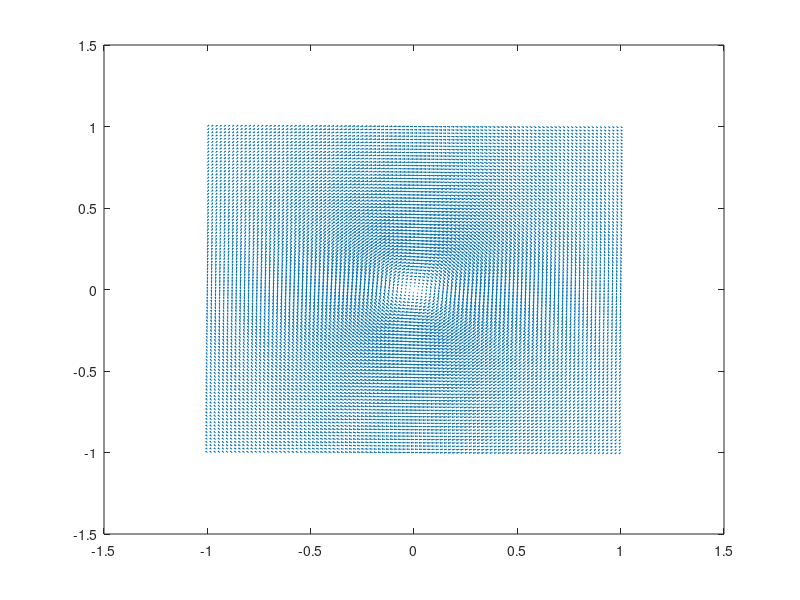

Write MATLAB code to recreate this figure. (Note: this script raises an error after producing the figure.)
% Je sais Laurent, c'est pas optimisé mais c'est un premier code. Soit
% indulgent


%% Petit test pour voir les champs de vitesse

clear all;  
% close all;

x = [-1:0.02:1];
y = [-1:0.02:1];
[xx,yy] = meshgrid(x,y);

% positions_vortices = {[-0.5,-0.5],[-0.5,0.5],[0.5,0.5],[0.5,-0.5]};
% gamma_vortices  =    {1,-1,1,-1};
positions_vortices = {[0,0]};
gamma_vortices  =    {-1};


u = zeros(size(xx,1),size(xx,2));
v = zeros(size(xx,1),size(xx,2));

delta = 0.1;

for i=1:length(positions_vortices)
    gamma = gamma_vortices{i};
    temp = positions_vortices{i};
    xc = temp(1);
    yc = temp(2);
    
    %vortices
     u = u - gamma*(yy-yc)./(2*pi*((xx-xc).^2 + (yy-yc).^2 + delta));
     v = v + gamma*(xx-xc)./(2*pi*((xx-xc).^2 + (yy-yc).^2 + delta));
%     
% %     %source
%      u = u + gamma*(xx-xc)./(2*pi*((xx-xc).^2 + (yy-yc).^2 + delta));
%      v = v + gamma*(yy-yc)./(2*pi*((xx-xc).^2 + (yy-yc).^2 + delta));
end


% u = yy.*exp(-(xx.^2 + yy.^2));
% v = -xx.*exp(-(xx.^2 + yy.^2));
% 
figure;
quiver(xx,yy,u,v);

velocityField = zeros(size(xx,1),size(xx,2),2);
velocityField(:,:,1) = u;
velocityField(:,:,2) = v;

%% test ode45


tspan = [0 10];
x0 = [0 0.2];

velocityFunc = @(t,x) squeeze(velocity_interp(x(1), x(2), t ,xx, yy, squeeze(velocityField(:,:,1)), squeeze(velocityField(:,:,2))));
% velocityFunc = @(t,x) velocity_interp(x,t,xx, yy,velocityField);

[t,x] = ode45(velocityFunc,tspan,x0);

figure;
plot(x(:,1),x(:,2));

%% calcul des surfaces cohÃ©rentes par le mÃ©thode "LAVD"

%Implémenté uniquement pour les vortex et pour un rotationnel moyen nul
%(deux vortexs d'intensité opposées par exemple). J'ai pas l'impression que
%ce soit une méthode très utile pour nous.

% tspan = [0 10];
% [xx,yy] = meshgrid([-1:0.05:1,-1:0.05:1]);
% dx = 0.01;
% dy = 0.01;
% LAVD = zeros(size(xx,1),size(xx,2));
% 
% for i=1:length(xx)
%     i/length(xx)*100
%     for j=1:length(yy)
%         x0=[xx(i,j),yy(i,j)];
%         [t,x] = ode45(velocityFunc,tspan,x0);
%         x = x';
%         
%         dvdx = (velocity_vortex(x+dx*[1;0]*ones(1,size(x,2)),t,positions_vortices, gamma_vortices) - velocity_vortex(x,t,positions_vortices, gamma_vortices))/dx;
%         dudy = (velocity_vortex(x+dy*[0;1]*ones(1,size(x,2)),t,positions_vortices, gamma_vortices) - velocity_vortex(x,t,positions_vortices, gamma_vortices))/dy;
%         omega = dvdx - dudy; %rotationel pour un point initial pour tout les temps
%         
%         for k=1:length(t)-1
%             LAVD(i,j) = LAVD(i,j) + (norm(omega(:,k)) -1)*(t(k+1)-t(k));
%         end
%         
%     end 
% end
% 
% figure;
% contourf(xx,yy,LAVD);
% surf(xx,yy,LAVD);
% colorbar;

%% Cauchy-Green:
%Méthode qui donne des résultats pas trop idiots

tspan = [0 5];
xi1 = zeros(size(xx,1),size(xx,2),2);
xi2 = zeros(size(xx,1),size(xx,2),2);
ev1 =  zeros(size(xx,1),size(xx,2));
ev2 =  zeros(size(xx,1),size(xx,2));
scalar =  zeros(size(xx,1),size(xx,2));

% dx = 0.01;
% dy = 0.01;


xxf = zeros(size(xx));
yyf = zeros(size(xx));
for i=1:size(xx,1)
    i/size(xx,1)*100
    parfor j=1:size(xx,2)        
        x0=[xx(i,j),yy(i,j)]';
        [t,x] = ode45(velocityFunc,tspan,x0);
        xxf(i,j) = x(end,1);
        yyf(i,j) = x(end,2);
    end
end

%%
figure,
surf(xx,yy,yyf)
%% 
[dxF_x, dxF_y] = gradient(xxf, xx(1,:), yy(:,1));
[dyF_x, dyF_y] = gradient(yyf, xx(1,:), yy(:,1));


for i=1:size(xx,1)
    i/size(xx,1)*100
    for j=1:size(xx,2)   
        deltaF = [dxF_x(i,j) , dxF_y(i,j)  ;
                  dyF_x(i,j) , dyF_y(i,j) ];
        
        C = deltaF'*deltaF;
        [V,D] = eig(C);
        if D(1,1)>D(2,2)
            xi1(i,j,:) = V(:,2);
            xi2(i,j,:) = V(:,1);
            ev1(i,j) = D(2,2);
            ev2(i,j) = D(1,1);
            
        else
            xi1(i,j,:) = V(:,1);
            xi2(i,j,:) = V(:,2);
            ev1(i,j) = D(1,1);
            ev2(i,j) = D(2,2);
        end
    end
end

%%
%         deltaF = [dx1dx0 dx1dy0;
%             dy1dx0 dy1dy0];
%         
%         C = deltaF'*deltaF;
%         [V,D] = eig(C);
%         if D(1,1)>D(2,2)
%            xi1(i,j,:) = V(:,2);
%            xi2(i,j,:) = V(:,1);
%            ev1(i,j) = D(2,2);
%            ev2(i,j) = D(1,1);
%            
%         else
%            xi1(i,j,:) = V(:,1);
%            xi2(i,j,:) = V(:,2);
%            ev1(i,j) = D(1,1);
%            ev2(i,j) = D(2,2);
%         end  


% for i=1:length(xx)
%     i/length(xx)*100
%     for j=1:length(yy)
%         x0=[xx(i,j),yy(i,j)];
%         %[t,x] = ode45(odefun,tspan,x0);
%         [tdx,xdx] = ode45(velocityFunc,tspan,x0+dx*[1 0]);
%         [tmdx,xmdx] = ode45(velocityFunc,tspan,x0-dx*[1 0]);
%         [tdy,xdy] = ode45(velocityFunc,tspan,x0+dy*[0 1]);
%         [tmdy,xmdy] = ode45(velocityFunc,tspan,x0-dy*[0 1]);
%                 
%         %deformation gradient tensor
%         dx1dx0 = (xdx(size(xdx,1),1)- xmdx(size(xmdx,1),1))/(2*dx);
%         dx1dy0 = (xdy(size(xdy,1),1)- xmdy(size(xmdy,1),1))/(2*dy);
%         dy1dx0 = (xdx(size(xdx,1),2)- xmdx(size(xmdx,1),2))/(2*dx);
%         dy1dy0 = (xdy(size(xdy,1),2)- xmdy(size(xmdy,1),2))/(2*dy);
%         
%         deltaF = [dx1dx0 dx1dy0;
%             dy1dx0 dy1dy0];
%         
%         C = deltaF'*deltaF;
%         [V,D] = eig(C);
% 
%         if D(1,1)>D(2,2)
%            xi1(i,j,:) = V(:,2);
%            xi2(i,j,:) = V(:,1);
%            ev1(i,j) = D(2,2);
%            ev2(i,j) = D(1,1);
%            
%         else
%            xi1(i,j,:) = V(:,1);
%            xi2(i,j,:) = V(:,2);
%            ev1(i,j) = D(1,1);
%            ev2(i,j) = D(2,2);
%         end  
%         scalar(i,j) = abs(velocity_vortex(x(size(x,1),:)',t,positions_vortices, gamma_vortices)'*(deltaF*[xi1(i,j,1); xi1(i,j,1)]));
%     end 
% end

etaPlus = zeros(size(xx,1),size(xx,2),2);
etaPlus(:,:,1) = ((ev2 -1)./(ev2-ev1)).^(0.5).*xi1(:,:,1) + ((1 - ev1)./(ev2-ev1)).^(0.5).*xi2(:,:,1);
etaPlus(:,:,2) = ((ev2 -1)./(ev2-ev1)).^(0.5).*xi1(:,:,2) + ((1 - ev1)./(ev2-ev1)).^(0.5).*xi2(:,:,2);
etaPlus = real(etaPlus);

etaMoins = zeros(size(xx,1),size(xx,2),2);
etaMoins(:,:,1) = ((ev2 -1)./(ev2-ev1)).^(0.5).*xi1(:,:,1) - ((1 - ev1)./(ev2-ev1)).^(0.5).*xi2(:,:,1);
etaMoins(:,:,2) = ((ev2 -1)./(ev2-ev1)).^(0.5).*xi1(:,:,2) - ((1 - ev1)./(ev2-ev1)).^(0.5).*xi2(:,:,2);
etaMoins = real(etaMoins);
%% DIfférents plots des résultats
% 
% figure;
% quiver(xx0,yy0,xi1(:,:,1),xi1(:,:,2),'b');
% legend('\xi_1');
% 
figure;
quiver(xx,yy,xi2(:,:,1),xi2(:,:,2),'r');
legend('\xi_2')


% figure;
% quiver(xx,yy,etaPlus(:,:,1),etaPlus(:,:,2),'r')
% legend('\eta_{+}');
% 
% figure;
% quiver(xx,yy,etaMoins(:,:,1),etaMoins(:,:,2),'b')
% legend('\eta_{-}')

figure;
%contourf(xx,yy,ev1);
colorbar;
surf(xx,yy,ev1);
axis([-0.5 0.5 -0.5 0.5 0 1]);

% 
% xlabel('x-axis');
% ylabel('y-axis');

%% Prendre une structure cohérente
10

sspan = [0 0.5];
x0 = [0.5; 0.1];

%odefun = @(t,x) velocity_vortex(x,t,positions_vortices, gamma_vortices);
% coherentStructVel = @(t,x) velocity_interp(x,t,xx,yy,etaPlus);
coherentStructVel = @(t,x) squeeze(velocity_interp(x(1), x(2), t ,xx, yy, squeeze(xi2(:,:,1)), squeeze(xi2(:,:,2))));

[sStruct,xStruct] = ode45(coherentStructVel,sspan,x0);

figure;
plot(xStruct(:,1),xStruct(:,2));
axis([-1 1 -1 1])

%% Convection de la structure

figure;


dt = 0.2;
tmax =10;
N = floor(tmax/dt);
xStructUp = xStruct';


for i=1:N
    fprintf('\n=== i/N*100 %')
    parfor j=1:size(xStructUp,2)
        [intermt,intermx] = ode45(velocityFunc,[0 dt],xStructUp(:,j));
        xStructUp(:,j) = intermx(size(intermx,1),:)';
    end
    
    plot(xStructUp(1,:),xStructUp(2,:));
    dX = xStructUp(:,2:end) - xStructUp(:,1:end-1);
    longueur = sum(sqrt(sum(dX.^2,1)));
    fprintf('\n\t l = %d',longueur);
    axis([-1.2 1.2 -1.2 1.2])
    drawnow;
    dt*N
%     pause(0.01)
    
end





